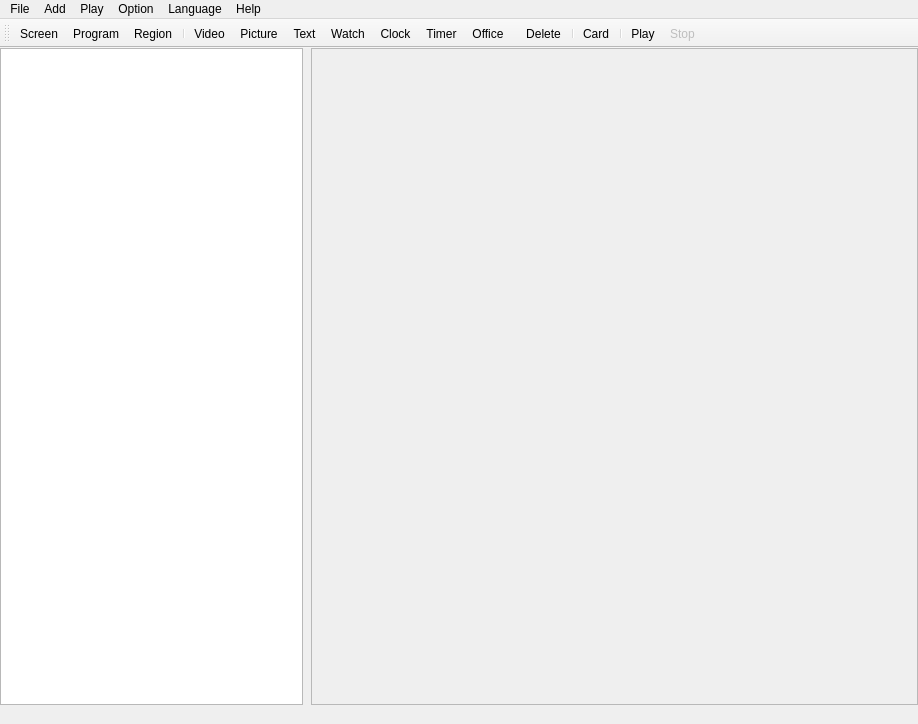
<?xml version="1.0" encoding="UTF-8"?>
<ui version="4.0">
 <class>MainUi</class>
 <widget class="QMainWindow" name="MainUi">
  <property name="geometry">
   <rect>
    <x>0</x>
    <y>0</y>
    <width>918</width>
    <height>724</height>
   </rect>
  </property>
  <property name="windowTitle">
   <string>V Show</string>
  </property>
  <widget class="QWidget" name="centralWidget">
   <layout class="QHBoxLayout" name="horizontalLayout" stretch="1,2">
    <property name="spacing">
     <number>8</number>
    </property>
    <property name="leftMargin">
     <number>0</number>
    </property>
    <property name="topMargin">
     <number>0</number>
    </property>
    <property name="rightMargin">
     <number>0</number>
    </property>
    <property name="bottomMargin">
     <number>0</number>
    </property>
    <item>
     <widget class="QTreeWidget" name="projectTree">
      <property name="selectionMode">
       <enum>QAbstractItemView::ExtendedSelection</enum>
      </property>
      <property name="selectionBehavior">
       <enum>QAbstractItemView::SelectItems</enum>
      </property>
      <attribute name="headerVisible">
       <bool>false</bool>
      </attribute>
      <column>
       <property name="text">
        <string notr="true">1</string>
       </property>
      </column>
     </widget>
    </item>
    <item>
     <widget class="QFrame" name="attr">
      <property name="frameShape">
       <enum>QFrame::StyledPanel</enum>
      </property>
      <property name="frameShadow">
       <enum>QFrame::Sunken</enum>
      </property>
      <layout class="QVBoxLayout" name="layout">
       <property name="spacing">
        <number>0</number>
       </property>
       <property name="leftMargin">
        <number>0</number>
       </property>
       <property name="topMargin">
        <number>0</number>
       </property>
       <property name="rightMargin">
        <number>0</number>
       </property>
       <property name="bottomMargin">
        <number>0</number>
       </property>
      </layout>
     </widget>
    </item>
   </layout>
  </widget>
  <widget class="QMenuBar" name="menuBar">
   <property name="geometry">
    <rect>
     <x>0</x>
     <y>0</y>
     <width>918</width>
     <height>26</height>
    </rect>
   </property>
   <widget class="QMenu" name="menuFile">
    <property name="title">
     <string>File</string>
    </property>
    <addaction name="newAct"/>
    <addaction name="openAct"/>
    <addaction name="saveAct"/>
    <addaction name="saveAsAct"/>
    <addaction name="separator"/>
    <addaction name="exitAct"/>
   </widget>
   <widget class="QMenu" name="menuAdd">
    <property name="title">
     <string>Add</string>
    </property>
    <addaction name="screenAct"/>
    <addaction name="programAct"/>
    <addaction name="regionAct"/>
    <addaction name="separator"/>
    <addaction name="textAct"/>
    <addaction name="pictureAct"/>
    <addaction name="videoAct"/>
    <addaction name="watchAct"/>
    <addaction name="clockAct"/>
    <addaction name="timerAct"/>
    <addaction name="officeAct"/>
   </widget>
   <widget class="QMenu" name="menuPlay">
    <property name="title">
     <string>Play</string>
    </property>
    <addaction name="playAllAct"/>
   </widget>
   <widget class="QMenu" name="menuLanguage">
    <property name="title">
     <string>Language</string>
    </property>
    <addaction name="zhcnAct"/>
    <addaction name="zhtwAct"/>
    <addaction name="separator"/>
    <addaction name="engbAct"/>
   </widget>
   <widget class="QMenu" name="menuHelp">
    <property name="title">
     <string>Help</string>
    </property>
    <addaction name="contextHelpAct"/>
    <addaction name="aboutAct"/>
   </widget>
   <widget class="QMenu" name="menuOption">
    <property name="title">
     <string>Option</string>
    </property>
    <addaction name="cardAct"/>
   </widget>
   <addaction name="menuFile"/>
   <addaction name="menuAdd"/>
   <addaction name="menuPlay"/>
   <addaction name="menuOption"/>
   <addaction name="menuLanguage"/>
   <addaction name="menuHelp"/>
  </widget>
  <widget class="QToolBar" name="toolBarAdd">
   <property name="windowTitle">
    <string>Add Toolbar</string>
   </property>
   <property name="movable">
    <bool>true</bool>
   </property>
   <property name="iconSize">
    <size>
     <width>48</width>
     <height>48</height>
    </size>
   </property>
   <attribute name="toolBarArea">
    <enum>TopToolBarArea</enum>
   </attribute>
   <attribute name="toolBarBreak">
    <bool>false</bool>
   </attribute>
   <addaction name="screenAct"/>
   <addaction name="programAct"/>
   <addaction name="regionAct"/>
   <addaction name="separator"/>
   <addaction name="videoAct"/>
   <addaction name="pictureAct"/>
   <addaction name="textAct"/>
   <addaction name="watchAct"/>
   <addaction name="clockAct"/>
   <addaction name="timerAct"/>
   <addaction name="officeAct"/>
  </widget>
  <widget class="QStatusBar" name="statusBar">
   <property name="sizeGripEnabled">
    <bool>false</bool>
   </property>
  </widget>
  <widget class="QToolBar" name="toolBarMisc">
   <property name="sizePolicy">
    <sizepolicy hsizetype="Fixed" vsizetype="Fixed">
     <horstretch>0</horstretch>
     <verstretch>0</verstretch>
    </sizepolicy>
   </property>
   <property name="windowTitle">
    <string>Misc ToolBar</string>
   </property>
   <property name="movable">
    <bool>false</bool>
   </property>
   <property name="iconSize">
    <size>
     <width>48</width>
     <height>48</height>
    </size>
   </property>
   <attribute name="toolBarArea">
    <enum>TopToolBarArea</enum>
   </attribute>
   <attribute name="toolBarBreak">
    <bool>false</bool>
   </attribute>
   <addaction name="delAct"/>
   <addaction name="separator"/>
   <addaction name="cardAct"/>
   <addaction name="separator"/>
   <addaction name="playAllAct"/>
   <addaction name="stopAllAct"/>
  </widget>
  <action name="newAct">
   <property name="text">
    <string>New</string>
   </property>
   <property name="toolTip">
    <string>New project</string>
   </property>
   <property name="shortcut">
    <string>Ctrl+N</string>
   </property>
  </action>
  <action name="openAct">
   <property name="text">
    <string>Open...</string>
   </property>
   <property name="toolTip">
    <string>Open project</string>
   </property>
   <property name="shortcut">
    <string>Ctrl+O</string>
   </property>
  </action>
  <action name="saveAct">
   <property name="text">
    <string>Save</string>
   </property>
   <property name="toolTip">
    <string>Save project</string>
   </property>
   <property name="shortcut">
    <string>Ctrl+S</string>
   </property>
  </action>
  <action name="saveAsAct">
   <property name="text">
    <string>Save As...</string>
   </property>
   <property name="toolTip">
    <string>Save project to another file</string>
   </property>
   <property name="shortcut">
    <string>Ctrl+Shift+S</string>
   </property>
  </action>
  <action name="exitAct">
   <property name="text">
    <string>Exit</string>
   </property>
   <property name="toolTip">
    <string>Exit application</string>
   </property>
  </action>
  <action name="screenAct">
   <property name="icon">
    <iconset resource="../res/vshow.qrc">
     <normaloff>:/image/add_screen_64.png</normaloff>:/image/add_screen_64.png</iconset>
   </property>
   <property name="text">
    <string>Screen</string>
   </property>
   <property name="toolTip">
    <string>Add screen</string>
   </property>
  </action>
  <action name="programAct">
   <property name="icon">
    <iconset resource="../res/vshow.qrc">
     <normaloff>:/image/add_program_64.png</normaloff>:/image/add_program_64.png</iconset>
   </property>
   <property name="text">
    <string>Program</string>
   </property>
   <property name="toolTip">
    <string>Add program</string>
   </property>
  </action>
  <action name="regionAct">
   <property name="icon">
    <iconset resource="../res/vshow.qrc">
     <normaloff>:/image/add_region_64.png</normaloff>:/image/add_region_64.png</iconset>
   </property>
   <property name="text">
    <string>Region</string>
   </property>
   <property name="toolTip">
    <string>Add region</string>
   </property>
  </action>
  <action name="textAct">
   <property name="icon">
    <iconset resource="../res/vshow.qrc">
     <normaloff>:/image/add_text_64.png</normaloff>:/image/add_text_64.png</iconset>
   </property>
   <property name="text">
    <string>Text</string>
   </property>
   <property name="toolTip">
    <string>Add text</string>
   </property>
  </action>
  <action name="pictureAct">
   <property name="icon">
    <iconset resource="../res/vshow.qrc">
     <normaloff>:/image/add_picture_64.png</normaloff>:/image/add_picture_64.png</iconset>
   </property>
   <property name="text">
    <string>Picture</string>
   </property>
   <property name="toolTip">
    <string>Add picture</string>
   </property>
  </action>
  <action name="videoAct">
   <property name="icon">
    <iconset resource="../res/vshow.qrc">
     <normaloff>:/image/add_video_64.png</normaloff>:/image/add_video_64.png</iconset>
   </property>
   <property name="text">
    <string>Video</string>
   </property>
   <property name="toolTip">
    <string>Add video</string>
   </property>
  </action>
  <action name="playAllAct">
   <property name="icon">
    <iconset resource="../res/vshow.qrc">
     <normaloff>:/image/play_64.png</normaloff>:/image/play_64.png</iconset>
   </property>
   <property name="text">
    <string>Play</string>
   </property>
   <property name="toolTip">
    <string>Play all screen</string>
   </property>
  </action>
  <action name="delAct">
   <property name="icon">
    <iconset resource="../res/vshow.qrc">
     <normaloff>:/image/delete_64.png</normaloff>
     <activeoff>:/image/delete_active_off_64.png</activeoff>:/image/delete_64.png</iconset>
   </property>
   <property name="text">
    <string>Delete</string>
   </property>
   <property name="toolTip">
    <string>Delete</string>
   </property>
  </action>
  <action name="cardAct">
   <property name="icon">
    <iconset resource="../res/vshow.qrc">
     <normaloff>:/image/card_64.png</normaloff>:/image/card_64.png</iconset>
   </property>
   <property name="text">
    <string>Card</string>
   </property>
   <property name="toolTip">
    <string>Card configuration</string>
   </property>
  </action>
  <action name="stopAllAct">
   <property name="enabled">
    <bool>false</bool>
   </property>
   <property name="icon">
    <iconset resource="../res/vshow.qrc">
     <normaloff>:/image/stop_64.png</normaloff>:/image/stop_64.png</iconset>
   </property>
   <property name="text">
    <string>Stop</string>
   </property>
   <property name="toolTip">
    <string>Stop all playing screen</string>
   </property>
  </action>
  <action name="moveUpAct">
   <property name="text">
    <string>Move Up</string>
   </property>
   <property name="toolTip">
    <string>Move up</string>
   </property>
  </action>
  <action name="moveDownAct">
   <property name="text">
    <string>Move Down</string>
   </property>
   <property name="toolTip">
    <string>Move down</string>
   </property>
  </action>
  <action name="watchAct">
   <property name="icon">
    <iconset resource="../res/vshow.qrc">
     <normaloff>:/image/add_watch_64.png</normaloff>:/image/add_watch_64.png</iconset>
   </property>
   <property name="text">
    <string>Watch</string>
   </property>
   <property name="toolTip">
    <string>Add watch</string>
   </property>
  </action>
  <action name="clockAct">
   <property name="icon">
    <iconset resource="../res/vshow.qrc">
     <normaloff>:/image/add_clock_64.png</normaloff>:/image/add_clock_64.png</iconset>
   </property>
   <property name="text">
    <string>Clock</string>
   </property>
   <property name="toolTip">
    <string>Add clock</string>
   </property>
  </action>
  <action name="timerAct">
   <property name="icon">
    <iconset resource="../res/vshow.qrc">
     <normaloff>:/image/add_timer_64.png</normaloff>:/image/add_timer_64.png</iconset>
   </property>
   <property name="text">
    <string>Timer</string>
   </property>
   <property name="toolTip">
    <string>Add timer</string>
   </property>
  </action>
  <action name="officeAct">
   <property name="icon">
    <iconset resource="../res/vshow.qrc">
     <normaloff>:/image/add_office_64.png</normaloff>:/image/add_office_64.png</iconset>
   </property>
   <property name="text">
    <string>Office</string>
   </property>
   <property name="toolTip">
    <string>Add office</string>
   </property>
  </action>
  <action name="expandAllAct">
   <property name="text">
    <string>Expand All</string>
   </property>
   <property name="toolTip">
    <string>Expand all</string>
   </property>
  </action>
  <action name="collapseAllAct">
   <property name="text">
    <string>Collapse All</string>
   </property>
   <property name="toolTip">
    <string>Collapse all</string>
   </property>
  </action>
  <action name="zhcnAct">
   <property name="text">
    <string>Chinese Simplified</string>
   </property>
   <property name="toolTip">
    <string>Chinese Simplified</string>
   </property>
  </action>
  <action name="engbAct">
   <property name="text">
    <string>English</string>
   </property>
  </action>
  <action name="contextHelpAct">
   <property name="text">
    <string>Context  Help</string>
   </property>
  </action>
  <action name="aboutAct">
   <property name="text">
    <string>About  VShow...</string>
   </property>
  </action>
  <action name="zhtwAct">
   <property name="text">
    <string>Chinese Traditional</string>
   </property>
  </action>
 </widget>
 <layoutdefault spacing="6" margin="11"/>
 <resources>
  <include location="../res/vshow.qrc"/>
 </resources>
 <connections/>
 <slots>
  <slot>addScreen()</slot>
  <slot>addProgram()</slot>
  <slot>addText()</slot>
 </slots>
</ui>
